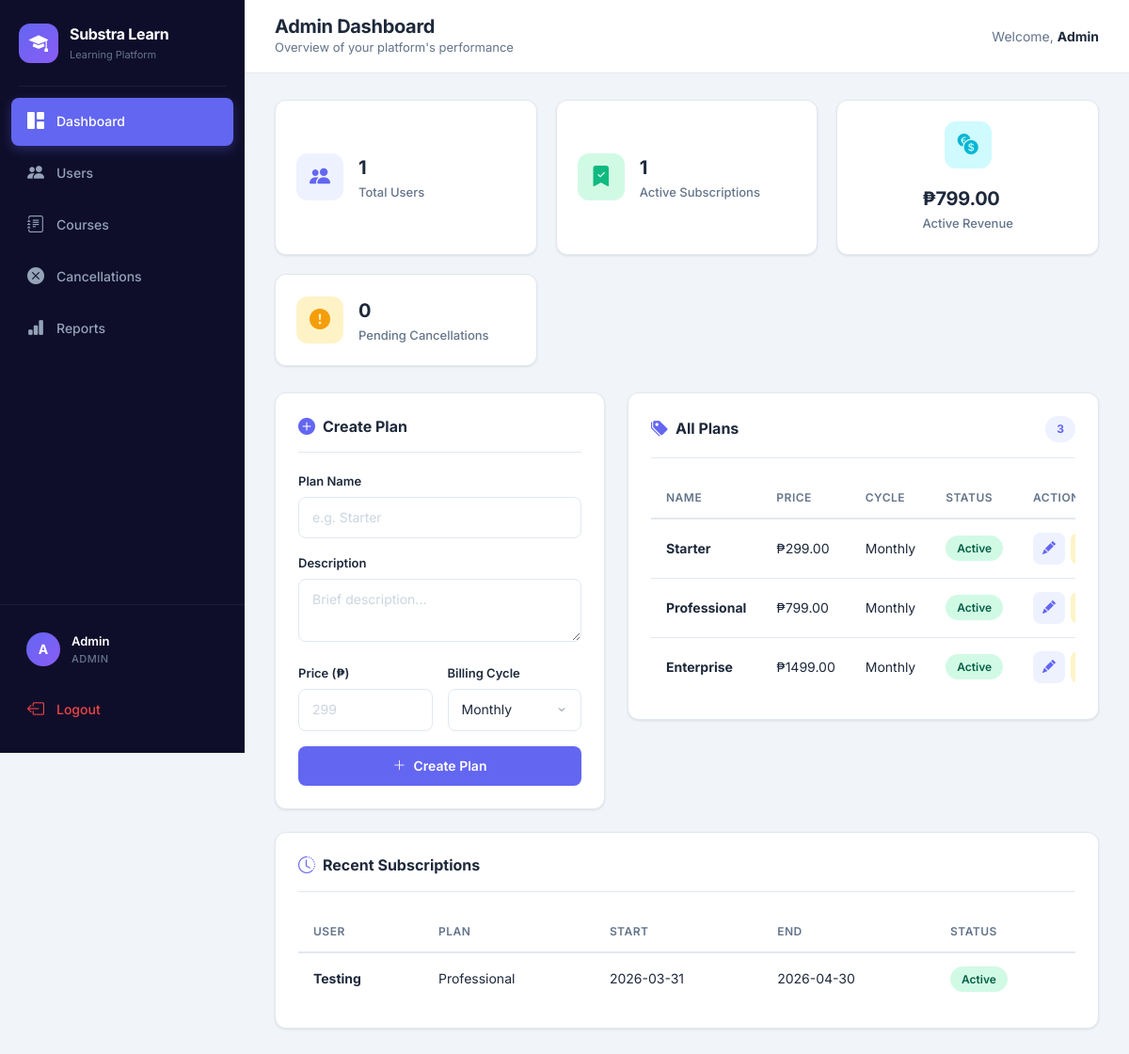
The page /admin (signed in) on the database its author committed.
### tables this page shows
CREATE TABLE plans (
    id INTEGER PRIMARY KEY AUTOINCREMENT,
    name TEXT NOT NULL,
    description TEXT DEFAULT '',
    price REAL NOT NULL,
    billing_cycle TEXT NOT NULL,
    status TEXT DEFAULT 'active',
    created_at TEXT DEFAULT (datetime('now'))
);

CREATE TABLE subscriptions (
    id INTEGER PRIMARY KEY AUTOINCREMENT,
    user_id INTEGER NOT NULL,
    plan_id INTEGER NOT NULL,
    start_date TEXT NOT NULL,
    end_date TEXT NOT NULL,
    status TEXT DEFAULT 'active',
    created_at TEXT DEFAULT (datetime('now')),
    FOREIGN KEY (user_id) REFERENCES users(id),
    FOREIGN KEY (plan_id) REFERENCES plans(id)
);

CREATE TABLE users (
    id INTEGER PRIMARY KEY AUTOINCREMENT,
    name TEXT NOT NULL,
    email TEXT UNIQUE NOT NULL,
    password TEXT NOT NULL,
    role TEXT DEFAULT 'user',
    created_at TEXT DEFAULT (datetime('now'))
);

### app.py (the view)
@app.route('/admin')
@admin_required
def admin():
    auto_expire()
    conn = get_db()
    total_users = conn.execute("SELECT COUNT(*) FROM users WHERE role='user'").fetchone()[0]
    total_plans = conn.execute("SELECT COUNT(*) FROM plans").fetchone()[0]
    active_subs = conn.execute("SELECT COUNT(*) FROM subscriptions WHERE status='active'").fetchone()[0]
    pending_cancellations = conn.execute("SELECT COUNT(*) FROM cancellation_requests WHERE status='pending'").fetchone()[0]
    total_courses = conn.execute("SELECT COUNT(*) FROM courses").fetchone()[0]
    revenue = conn.execute("""
        SELECT COALESCE(SUM(p.price), 0) FROM subscriptions s
        JOIN plans p ON s.plan_id = p.id WHERE s.status='active'
    """).fetchone()[0]
    recent_subs = conn.execute("""
        SELECT s.id, u.name as user_name, p.name as plan_name, s.status, s.start_date, s.end_date
        FROM subscriptions s
        JOIN users u ON s.user_id = u.id
        JOIN plans p ON s.plan_id = p.id
        ORDER BY s.id DESC LIMIT 10
    """).fetchall()
    plans = conn.execute("SELECT * FROM plans ORDER BY price").fetchall()
    conn.close()
    return render_template('admin.html',
                           total_users=total_users,
                           total_plans=total_plans,
                           active_subs=active_subs,
                           pending_cancellations=pending_cancellations,
                           total_courses=total_courses,
                           revenue=revenue,
                           recent_subs=recent_subs,
                           plans=plans)

### app.py (called while the page is built)
def get_db():
    conn = sqlite3.connect('database.db')
    conn.row_factory = sqlite3.Row
    return conn

def admin_required(func):
    @wraps(func)
    def wrapper(*args, **kwargs):
        if "user_id" not in session or session.get("role") != "admin":
            flash("Access denied", "danger")
            return redirect("/login")
        return func(*args, **kwargs)
    return wrapper

def auto_expire():
    conn = get_db()
    conn.execute("""
        UPDATE subscriptions SET status='expired'
        WHERE end_date < date('now') AND status='active'
    """)
    conn.commit()
    conn.close()

### templates/admin.html (shortened to what this page needs)
{% extends "base.html" %}
{% block page_title %}Admin Dashboard{% endblock %}
{% block page_subtitle %}Overview of your platform's performance{% endblock %}
{% block content %}
<div class="stats-grid">
    <div class="stat-card stat-primary">
        <div class="stat-icon"><i class="bi bi-people-fill"></i></div>
        <div class="stat-info">
            <span class="stat-value">{{ total_users }}</span>
            <span class="stat-label">Total Users</span>
        </div>
    </div>
    <div class="stat-card stat-success">
        <div class="stat-icon"><i class="bi bi-bookmark-check-fill"></i></div>
        <div class="stat-info">
            <span class="stat-value">{{ active_subs }}</span>
            <span class="stat-label">Active Subscriptions</span>
        </div>
    </div>
    <div class="stat-card stat-info">
        <div class="stat-icon"><i class="bi bi-currency-exchange"></i></div>
        <div class="stat-info">
            <span class="stat-value">₱{{ "%.2f"|format(revenue) }}</span>
            <span class="stat-label">Active Revenue</span>
        </div>
    </div>
    <div class="stat-card stat-warning">
        <div class="stat-icon"><i class="bi bi-exclamation-circle-fill"></i></div>
        <div class="stat-info">
            <span class="stat-value">{{ pending_cancellations }}</span>
            <span class="stat-label">Pending Cancellations</span>
        </div>
    </div>
</div>
<div class="row g-4">
    <div class="col-lg-5">
        <div class="content-card">
            <div class="card-header-custom">
                <h2 class="card-title"><i class="bi bi-plus-circle-fill"></i> Create Plan</h2>
            </div>
            <form method="POST" action="/admin/create_plan">
                <div class="form-group">
                    <label class="form-label">Plan Name</label>
                    <input name="name" class="form-input" placeholder="e.g. Starter" required>
                </div>
                <div class="form-group">
                    <label class="form-label">Description</label>
                    <textarea name="description" class="form-input" rows="2" placeholder="Brief description..."></textarea>
                </div>
                <div class="form-row">
                    <div class="form-group">
                        <label class="form-label">Price (₱)</label>
                        <input name="price" type="number" step="0.01" class="form-input" placeholder="299" required>
                    </div>
                    <div class="form-group">
                        <label class="form-label">Billing Cycle</label>
                        <select name="billing_cycle" class="form-input" required>
                            <option value="Monthly">Monthly</option>
                        </select>
                    </div>
                </div>
                <button type="submit" class="btn-custom btn-primary-custom w-100">
                    <i class="bi bi-plus-lg"></i> Create Plan
                </button>
            </form>
        </div>
    </div>
    <div class="col-lg-7">
        <div class="content-card">
            <div class="card-header-custom">
                <h2 class="card-title"><i class="bi bi-tags-fill"></i> All Plans</h2>
                <span class="badge-count">{{ plans|length }}</span>
            </div>
            <div class="table-wrapper">
                <table class="table-custom">
                    <thead>
                        <tr>
                            <th>Name</th>
                            <th>Price</th>
                            <th>Cycle</th>
                            <th>Status</th>
                            <th>Actions</th>
                        </tr>
                    </thead>
                    <tbody>
                        {% for p in plans %}
                        <tr>
                            <td><strong>{{ p['name'] }}</strong></td>
                            <td>₱{{ "%.2f"|format(p['price']) }}</td>
                            <td>{{ p['billing_cycle'] }}</td>
                            <td>
                                {% if p['status'] == 'active' %}
                                    <span class="badge-status badge-active">Active</span>
                                {% else %}
                                    <span class="badge-status badge-expired">Inactive</span>
                                {% endif %}
                            </td>
                            <td>
                                <div class="action-btns">
                                    <a href="/admin/edit_plan/{{ p['id'] }}" class="btn-icon" title="Edit">
                                        <i class="bi bi-pencil-fill"></i>
                                    </a>
                                    <a href="/admin/toggle_plan/{{ p['id'] }}" class="btn-icon btn-icon-warning" title="Toggle">
                                    </a>
                                </div>
                            </td>
                        </tr>
                        {% endfor %}
                    </tbody>
                </table>
            </div>
        </div>
    </div>
</div>
<div class="content-card mt-4">
    <div class="card-header-custom">
        <h2 class="card-title"><i class="bi bi-clock-history"></i> Recent Subscriptions</h2>
    </div>
    <div class="table-wrapper">
        <table class="table-custom">
            <thead>
                <tr>
                    <th>User</th>
                    <th>Plan</th>
                    <th>Start</th>
                    <th>End</th>
                    <th>Status</th>
                </tr>
            </thead>
            <tbody>
                {% for s in recent_subs %}
                <tr>
                    <td><strong>{{ s['user_name'] }}</strong></td>
                    <td>{{ s['plan_name'] }}</td>
                    <td>{{ s['start_date'] }}</td>
                    <td>{{ s['end_date'] }}</td>
                    <td>
                        {% if s['status'] == 'active' %}
                            <span class="badge-status badge-active">Active</span>
                        {% elif s['status'] == 'expired' %}
                            <span class="badge-status badge-expired">Expired</span>
                        {% else %}
                            <span class="badge-status badge-canceled">Canceled</span>
                        {% endif %}
                    </td>
                </tr>
                {% endfor %}
            </tbody>
        </table>
    </div>
</div>
{% endblock %}

### rows shown on the page
plans: name "Starter", price "299.00", billing_cycle "Monthly", status "Active"
plans: name "Professional", price "799.00", billing_cycle "Monthly", status "Active"
plans: name "Enterprise", price "1499.00", billing_cycle "Monthly", status "Active"
subscriptions: user_name "Testing", plan_name "Professional", start_date "2026-03-31", end_date "2026-04-30", status "Active"

### other values the page prints
{{ session.get('user_name', 'U')[0]|upper }} "A"
{{ session.get('user_name') }} "Admin"
{{ session.get('role')|upper }} "ADMIN"
{{ total_users }} "1"
{{ active_subs }} "1"
{{ "%.2f"|format(revenue) }} "799.00"
{{ pending_cancellations }} "0"
{{ plans|length }} "3"
